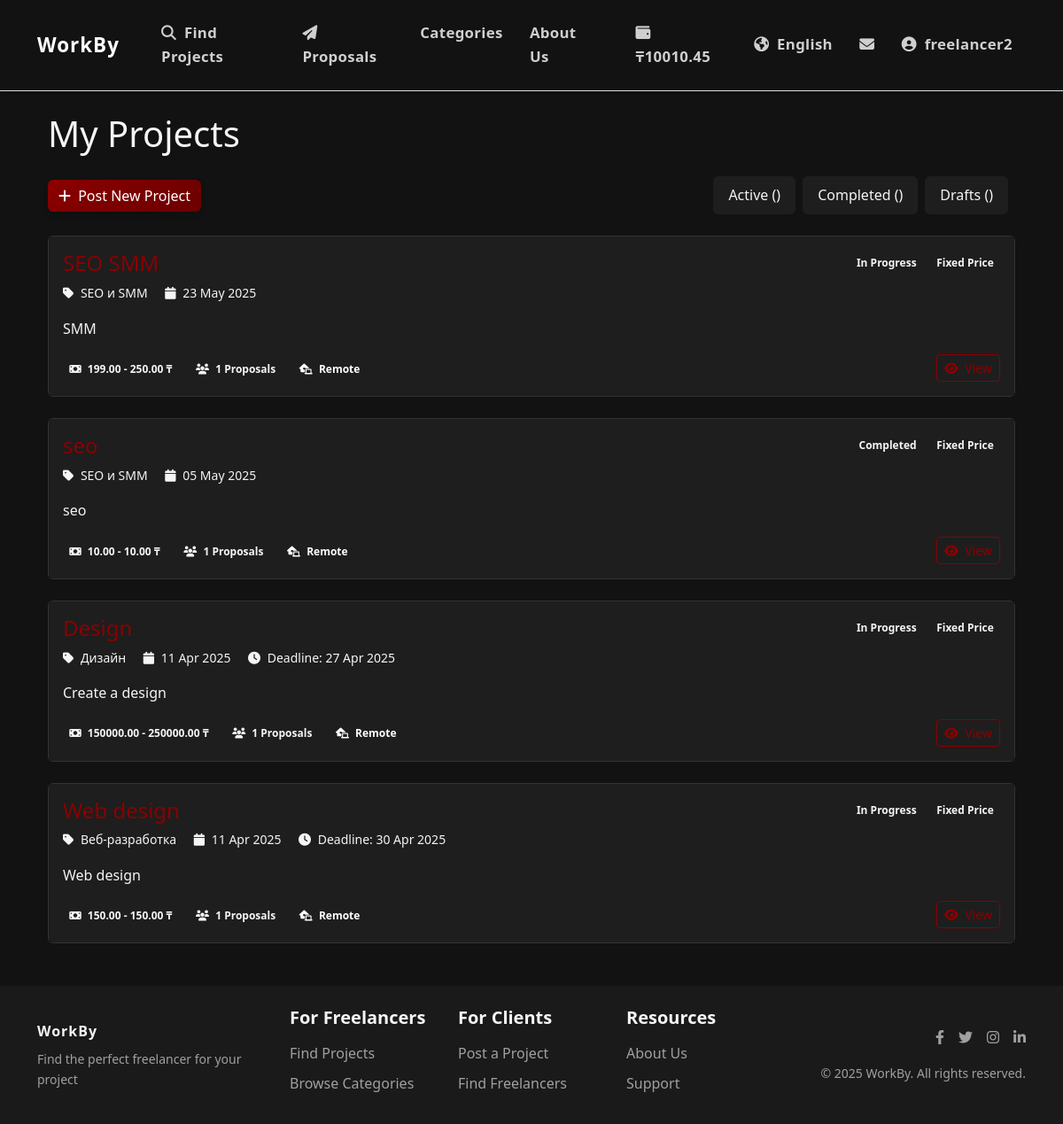
Screenshot of /en/my-projects/ (signed in) with the database file from the repository.
### payments/models.py (models this page shows, shortened)
class Wallet(models.Model):
    user = models.OneToOneField(
        settings.AUTH_USER_MODEL,
        on_delete=models.CASCADE,
        related_name='wallet'
    )
    balance = models.DecimalField(_('Balance'), max_digits=10, decimal_places=2, default=0)
    is_active = models.BooleanField(_('Active'), default=True)
    created_at = models.DateTimeField(_('Created At'), auto_now_add=True)
    updated_at = models.DateTimeField(_('Updated At'), auto_now=True)
    class Meta:
        verbose_name = _('Wallet')
        verbose_name_plural = _('Wallets')

### accounts/models.py (models this page shows, shortened)
class User(AbstractUser):
    USER_TYPE_CHOICES = (
        ('client', _('Client')),
        ('freelancer', _('Freelancer')),
    )
    LANGUAGE_CHOICES = (
        ('en', _('English')),
        ('ru', _('Russian')),
        ('kk', _('Kazakh')),
    )
    user_type = models.CharField(_('User Type'), max_length=10, choices=USER_TYPE_CHOICES, default='client')
    bio = models.TextField(_('Biography'), blank=True)
    avatar = models.ImageField(_('Avatar'), upload_to='avatars/', blank=True, null=True)
    phone_number = models.CharField(_('Phone Number'), max_length=15, blank=True)
    preferred_language = models.CharField(_('Preferred Language'), max_length=2, choices=LANGUAGE_CHOICES, default='en')
    dark_mode = models.BooleanField(_('Dark Mode'), default=False)
    skills = models.TextField(_('Skills'), blank=True)
    hourly_rate = models.DecimalField(_('Hourly Rate'), max_digits=10, decimal_places=2, null=True, blank=True)
    company_name = models.CharField(_('Company Name'), max_length=100, blank=True)
    @property
    def is_client(self):
        return self.user_type == 'client'
    @property
    def is_freelancer(self):
        return self.user_type == 'freelancer'

### jobs/models.py (models this page shows, shortened)
class Project(models.Model):
    STATUS_CHOICES = (
        ('draft', _('Draft')),
        ('open', _('Open')),
        ('in_progress', _('In Progress')),
        ('completed', _('Completed')),
        ('cancelled', _('Cancelled')),
    )
    BUDGET_TYPE_CHOICES = (
        ('fixed', _('Fixed Price')),
        ('hourly', _('Hourly Rate')),
    )
    title = models.CharField(_('Title'), max_length=200)
    description = models.TextField(_('Description'))
    client = models.ForeignKey(
        settings.AUTH_USER_MODEL,
        on_delete=models.CASCADE,
        related_name='client_projects'
    )
    category = models.ForeignKey(
        Category,
        on_delete=models.CASCADE,
        related_name='projects'
    )
    tags = models.ManyToManyField(
        Tag,
        blank=True,
        related_name='projects'
    )
    budget_type = models.CharField(
        _('Budget Type'),
        max_length=10,
        choices=BUDGET_TYPE_CHOICES
    )
    budget_min = models.DecimalField(
        _('Minimum Budget'),
        max_digits=10,
        decimal_places=2
    )
    budget_max = models.DecimalField(
        _('Maximum Budget'),
        max_digits=10,
        decimal_places=2
    )
    deadline = models.DateTimeField(_('Deadline'), null=True, blank=True)
    status = models.CharField(
        _('Status'),
        max_length=20,
        choices=STATUS_CHOICES,
        default='draft'
    )
    created_at = models.DateTimeField(_('Created At'), auto_now_add=True)
    updated_at = models.DateTimeField(_('Updated At'), auto_now=True)
    location_required = models.CharField(_('Location Required'), max_length=100, blank=True)
    is_remote = models.BooleanField(_('Remote Job'), default=True)
    experience_required = models.CharField(_('Experience Required'), max_length=100, blank=True)
    is_private = models.BooleanField(_('Private Project'), default=False, help_text=_('Private projects are only visible to invited freelancers'))
    class Meta:
        verbose_name = _('Project')
        verbose_name_plural = _('Projects')
        ordering = ['-created_at']

class Category(models.Model):
    name = models.CharField(_('Name'), max_length=100)
    name_en = models.CharField(_('Name (English)'), max_length=100, blank=True)
    name_ru = models.CharField(_('Name (Russian)'), max_length=100, blank=True)
    name_kk = models.CharField(_('Name (Kazakh)'), max_length=100, blank=True)
    slug = models.SlugField(_('Slug'), max_length=100, unique=True)
    description = models.TextField(_('Description'), blank=True)
    class Meta:
        verbose_name = _('Category')
        verbose_name_plural = _('Categories')
        ordering = ['name']

### jobs/views.py (the view)
# urls.py: path('my-projects/', views.my_projects_view, name='my_projects'),
@login_required
def my_projects_view(request):
    if request.user.user_type == 'client':
        projects = Project.objects.filter(client=request.user)
    else:
        accepted_proposals = Proposal.objects.filter(
            freelancer=request.user,
            status='accepted'
        ).values_list('project_id', flat=True)
        projects = Project.objects.filter(id__in=accepted_proposals)
    status = request.GET.get('status')
    if status:
        projects = projects.filter(status=status)
    context = {
        'projects': projects,
    }
    return render(request, 'jobs/my_projects.html', context)

### jobs/context_processors.py (called while the page is built)
def contracts_processor(request):
    context = {
        'has_contracts': False,
    }
    if request.user.is_authenticated:
        contracts_exist = Contract.objects.filter(
            models.Q(client=request.user) | models.Q(freelancer=request.user)
        ).exists()
        context['has_contracts'] = contracts_exist
    return context

### payments/context_processors.py (called while the page is built)
def wallet_balance(request):
    if request.user.is_authenticated:
        wallet, _ = Wallet.objects.get_or_create(user=request.user)
        return {'user_balance': wallet.balance}
    return {'user_balance': None}

### templates/jobs/my_projects.html (shortened to what this page needs)
{% extends 'base.html' %}
{% load i18n %}
{% load static %}
{% block content %}
<div class="container">
    <h1 class="mb-4">{% trans "My Projects" %}</h1>
    <div class="d-flex justify-content-between align-items-center mb-4">
        <a href="{% url 'jobs:project_create' %}" class="btn btn-primary">
            <i class="fas fa-plus me-1"></i> {% trans "Post New Project" %}
        </a>
        <div class="nav nav-pills">
            <a class="nav-link {% if active_tab == 'active' %}active{% endif %}" href="?tab=active">
                {% trans "Active" %} ({{ active_count }})
            </a>
            <a class="nav-link {% if active_tab == 'completed' %}active{% endif %}" href="?tab=completed">
                {% trans "Completed" %} ({{ completed_count }})
            </a>
            <a class="nav-link {% if active_tab == 'drafts' %}active{% endif %}" href="?tab=drafts">
                {% trans "Drafts" %} ({{ drafts_count }})
            </a>
        </div>
    </div>
    {% if projects %}
        <div class="project-list">
            {% for project in projects %}
                <div class="card mb-4">
                    <div class="card-body">
                        <div class="d-flex justify-content-between align-items-start mb-3">
                            <div>
                                <h4 class="card-title">
                                    <a href="{% url 'jobs:project_detail' project.pk %}" class="text-decoration-none">
                                    </a>
                                </h4>
                                <div class="text-muted small">
                                    <span class="me-3">
                                        <i class="fas fa-tag me-1"></i> {{ project.category.name }}
                                    </span>
                                    <span class="me-3">
                                        <i class="fas fa-calendar me-1"></i> {{ project.created_at|date:"d M Y" }}
                                    </span>
                                    {% if project.deadline %}
                                        <span class="me-3">
                                            <i class="fas fa-clock me-1"></i>
                                            {% trans "Deadline" %}: {{ project.deadline|date:"d M Y" }}
                                        </span>
                                    {% endif %}
                                </div>
                            </div>
                            <div>
                                <span class="badge bg-{{ project.status|slugify }}">
                                    {{ project.get_status_display }}
                                </span>
                                <span class="badge bg-primary ms-1">
                                    {{ project.get_budget_type_display }}
                                </span>
                            </div>
                        </div>
                        <p class="mb-3">{{ project.description|truncatewords:40 }}</p>
                        <div class="d-flex justify-content-between align-items-center">
                            <div>
                                <span class="badge bg-secondary me-2">
                                    <i class="fas fa-money-bill me-1"></i> {{ project.budget_min }} - {{ project.budget_max }} ₸
                                </span>
                                <span class="badge bg-secondary me-2">
                                    <i class="fas fa-users me-1"></i> {{ project.proposals.count }} {% trans "Proposals" %}
                                </span>
                                {% if project.is_remote %}
                                    <span class="badge bg-info text-dark">
                                        <i class="fas fa-laptop-house me-1"></i> {% trans "Remote" %}
                                    </span>
                                {% endif %}
                            </div>
                            <div class="btn-group">
                                <a href="{% url 'jobs:project_detail' project.pk %}" class="btn btn-sm btn-outline-primary">
                                    <i class="fas fa-eye me-1"></i> {% trans "View" %}
                                </a>
                            </div>
                        </div>
                    </div>
                </div>
            {% endfor %}
        </div>
    {% endif %}
</div>
{% endblock %}

### templates/includes/header.html (shortened to what this page needs)
{% load i18n %}
{% load static %}
<nav class="navbar navbar-expand-lg navbar-dark bg-dark border-bottom py-3">
    <div class="container">
        <a class="navbar-brand" href="{% url 'jobs:home' %}">
            <span style="font-size: 1.4rem; font-weight: 700; letter-spacing: 1px; color: #fff;">WorkBy</span>
        </a>
        <div class="collapse navbar-collapse" id="navbarSupportedContent">
            <ul class="navbar-nav me-auto mb-2 mb-lg-0">
                {% if user.is_authenticated %}
                    <li class="nav-item">
                        <a class="nav-link" href="{% url 'jobs:project_list' %}"><i class="fas fa-search me-1"></i> {% trans "Find Projects" %}</a>
                    </li>
                    <li class="nav-item">
                        <a class="nav-link" href="{% url 'jobs:my_proposals' %}">
                            <i class="fas fa-paper-plane me-1"></i> {% trans "Proposals" %}
                        </a>
                    </li>
                    <li class="nav-item">
                        <a class="nav-link" href="{% url 'jobs:categories' %}">{% trans "Categories" %}</a>
                    </li>
                    <li class="nav-item">
                        <a class="nav-link" href="{% url 'jobs:about' %}">{% trans "About Us" %}</a>
                    </li>
                {% endif %}
            </ul>
            <ul class="navbar-nav ml-auto align-items-center">
                {% if user.is_authenticated and user_balance is not None %}
                <li class="nav-item me-3">
                    <a href="{% url 'payments:wallet' %}" class="nav-link">
                        <i class="fas fa-wallet me-1"></i>
                        <span class="fw-bold">₸{{ user_balance }}</span>
                    </a>
                </li>
                {% endif %}
                <li class="nav-item dropdown">
                    <a class="nav-link dropdown-toggle" href="#" id="languageDropdown" role="button" data-bs-toggle="dropdown" aria-expanded="false">
                        <i class="fas fa-globe-americas me-1"></i>
                        {% get_current_language as CURRENT_LANGUAGE %}
                        {% if CURRENT_LANGUAGE == 'en' %}
                            {% trans "English" %}
                        {% elif CURRENT_LANGUAGE == 'ru' %}
                            {% trans "Russian" %}
                        {% elif CURRENT_LANGUAGE == 'kk' %}
                            {% trans "Kazakh" %}
                        {% endif %}
                    </a>
                </li>
                {% if user.is_authenticated %}
                    <li class="nav-item d-none d-lg-block">
                        <a class="nav-link" href="{% url 'chat:inbox' %}" title="{% trans 'Messages' %}">
                            <i class="fas fa-envelope"></i>
                        </a>
                    </li>
                    <li class="nav-item dropdown">
                        <a class="nav-link dropdown-toggle" href="#" id="navbarDropdown" role="button" data-bs-toggle="dropdown" aria-expanded="false">
                            {% if user.avatar %}
                                <img src="{{ user.avatar.url }}" alt="{{ user.get_full_name|default:user.username }}" class="avatar avatar-sm rounded-circle me-1">
                            {% else %}
                                <i class="fas fa-user-circle me-1"></i>
                            {% endif %}
                            {{ user.username }}
                        </a>
                    </li>
                {% endif %}
            </ul>
        </div>
    </div>
</nav>

### rows the page displays
Wallet: balance "10010.45"
User: username "freelancer2"
Project: category.name "SEO и SMM", created_at "23 May 2025", status "In Progress", budget_type "Fixed Price", description "SMM", budget_min "199.00", budget_max "250.00", proposals.count "1"
Project: category.name "SEO и SMM", created_at "05 May 2025", status "Completed", budget_type "Fixed Price", description "seo", budget_min "10.00", budget_max "10.00", proposals.count "1"
Project: category.name "Дизайн", created_at "11 Apr 2025", deadline "27 Apr 2025", status "In Progress", budget_type "Fixed Price", description "Create a design", budget_min "150000.00", budget_max "250000.00", proposals.count "1"
Project: category.name "Веб-разработка", created_at "11 Apr 2025", deadline "30 Apr 2025", status "In Progress", budget_type "Fixed Price", description "Web design", budget_min "150.00", budget_max "150.00", proposals.count "1"
